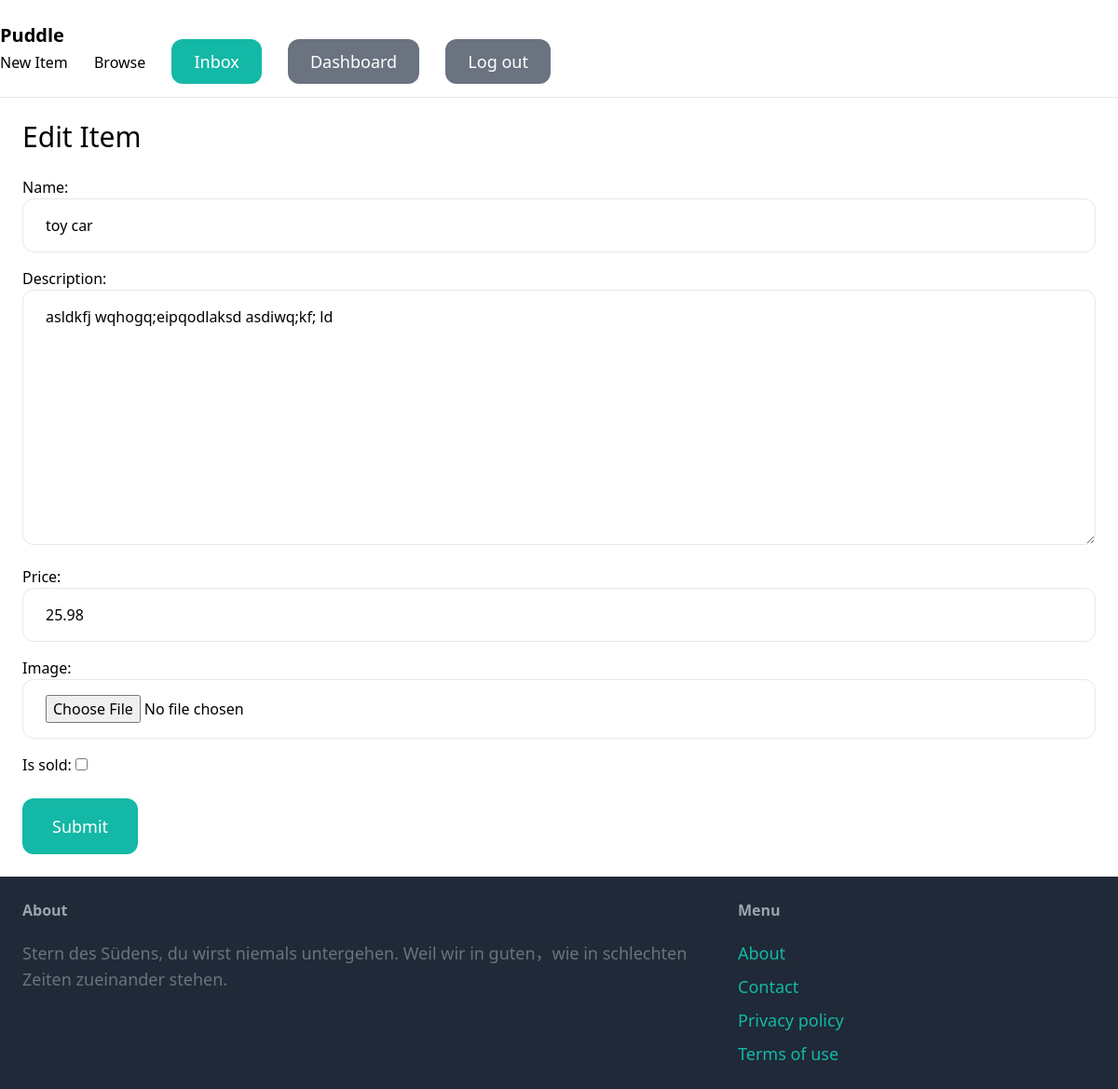
The page /items/3/edit/ (signed in) on the database its author committed.
### item/models.py (models this page shows, shortened)
class Item(models.Model):
    category = models.ForeignKey(Category, related_name='item', on_delete=models.CASCADE)
    name = models.CharField(max_length=255)
    description = models.TextField(blank=True, null=True)
    price = models.FloatField()
    image = models.ImageField(upload_to='item_images', blank=True, null=True)
    is_sold = models.BooleanField(default=False)
    created_by = models.ForeignKey(User, related_name='items', on_delete=models.CASCADE)
    created_at = models.DateField(auto_now_add=True)

### item/views.py (the view)
# urls.py: path('<int:pk>/edit/', views.edit, name='edit')
@login_required
def edit(request, pk):
    item = get_object_or_404(Item, pk=pk, created_by=request.user)
    if request.method == "POST":
        form = EditItemForm(request.POST, request.FILES, instance=item)
        if form.is_valid():
            form.save()
            return redirect('item:detail', pk=item.id)
    else:
        form = EditItemForm(instance=item)
    return render(request, 'item/form.html', {
        'form': form,
        'title': 'Edit Item',
    })

### item/forms.py
class EditItemForm(forms.ModelForm):
    class Meta:
        model = Item
        fields = ('name', 'description', 'price', 'image', 'is_sold')
        widgets = {
            'name': forms.TextInput(attrs={
                'class': INPUT_CLASSES
            }),
            'description': forms.Textarea(attrs={
                'class': INPUT_CLASSES
            }),
            'price': forms.TextInput(attrs={
                'class': INPUT_CLASSES
            }),
            'image': forms.FileInput(attrs={
                'class': INPUT_CLASSES
            })
        }

### item/templates/item/form.html (shortened to what this page needs)
{% extends "core/base.html" %}
{% block content %}
<h1 class="mb-6 text-3xl">{{ title }}</h1>
<form method="post" action="." enctype="multipart/form-data">
    <div class="space-y-4">
        {{ form.as_p }}
    </div>
    <button class="mt-6 py-4 px-8 text-lg bg-teal-500 hover:bg-teal-700 rounded-xl text-white">Submit</button>
</form>
{% endblock %}

### rows shown on the page
Item: name "toy car", description "asldkfj wqhogq;eipqodlaksd asdiwq;kf; ld", price "25.98"

### other values the page prints
{{ title }} "Edit Item"
